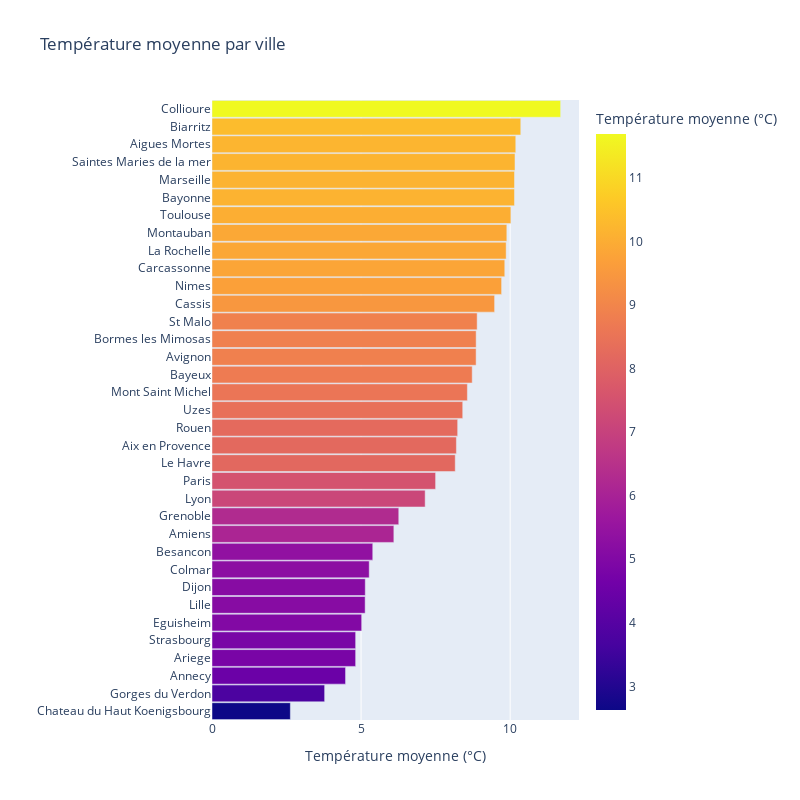

Notebook source saved alongside this figure:
### Code cell
fig_bar_temp = px.bar(
    df_city_temp,
    x="temp_day",
    y="city",
    color="temp_day",
    color_continuous_scale="Plasma",
    orientation="h",
    labels={"temp_day": "Température moyenne (°C)"},
    title="Température moyenne par ville"
)

fig_bar_temp.update_layout(
    height=800,
    width=800,
    bargap=0.05,
    yaxis=dict(title="")
)

fig_bar_temp.show()

### Figure 1 — Plotly figure (JSON) as saved in the notebook; plotly's stock layout.template omitted (floating-point values rounded to 4 significant figures)
{"data": [{"alignmentgroup": "True", "hovertemplate": "Température moyenne (°C)=%{marker.color}<br>city=%{y}<extra></extra>", "legendgroup": "", "marker": {"color": [2.627, 3.777, 4.479, 4.817, 4.817, 5.02, 5.136, 5.14, 5.272, 5.391, 6.099, 6.264, 7.149, 7.499, 8.158, 8.196, 8.239, 8.409, 8.565, 8.726, 8.857, 8.859, 8.893, 9.477, 9.713, 9.819, 9.865, 9.887, 10.02, 10.14, 10.14, 10.16, 10.19, 10.36, 11.69], "coloraxis": "coloraxis", "pattern": {"shape": ""}}, "name": "", "offsetgroup": "", "orientation": "h", "showlegend": false, "textposition": "auto", "type": "bar", "x": [2.627, 3.777, 4.479, 4.817, 4.817, 5.02, 5.136, 5.14, 5.272, 5.391, 6.099, 6.264, 7.149, 7.499, 8.158, 8.196, 8.239, 8.409, 8.565, 8.726, 8.857, 8.859, 8.893, 9.477, 9.713, 9.819, 9.865, 9.887, 10.02, 10.14, 10.14, 10.16, 10.19, 10.36, 11.69], "xaxis": "x", "y": ["Chateau du Haut Koenigsbourg", "Gorges du Verdon", "Annecy", "Ariege", "Strasbourg", "Eguisheim", "Lille", "Dijon", "Colmar", "Besancon", "Amiens", "Grenoble", "Lyon", "Paris", "Le Havre", "Aix en Provence", "Rouen", "Uzes", "Mont Saint Michel", "Bayeux", "Avignon", "Bormes les Mimosas", "St Malo", "Cassis", "Nimes", "Carcassonne", "La Rochelle", "Montauban", "Toulouse", "Bayonne", "Marseille", "Saintes Maries de la mer", "Aigues Mortes", "Biarritz", "Collioure"], "yaxis": "y"}], "layout": {"bargap": 0.05, "barmode": "relative", "coloraxis": {"colorbar": {"title": {"text": "Température moyenne (°C)"}}, "colorscale": [[0, "#0d0887"], [0.1111, "#46039f"], [0.2222, "#7201a8"], [0.3333, "#9c179e"], [0.4444, "#bd3786"], [0.5556, "#d8576b"], [0.6667, "#ed7953"], [0.7778, "#fb9f3a"], [0.8889, "#fdca26"], [1, "#f0f921"]]}, "height": 800, "legend": {"tracegroupgap": 0}, "title": {"text": "Température moyenne par ville"}, "width": 800, "xaxis": {"anchor": "y", "domain": [0, 1], "title": {"text": "Température moyenne (°C)"}}, "yaxis": {"anchor": "x", "domain": [0, 1], "title": {"text": ""}}}}
